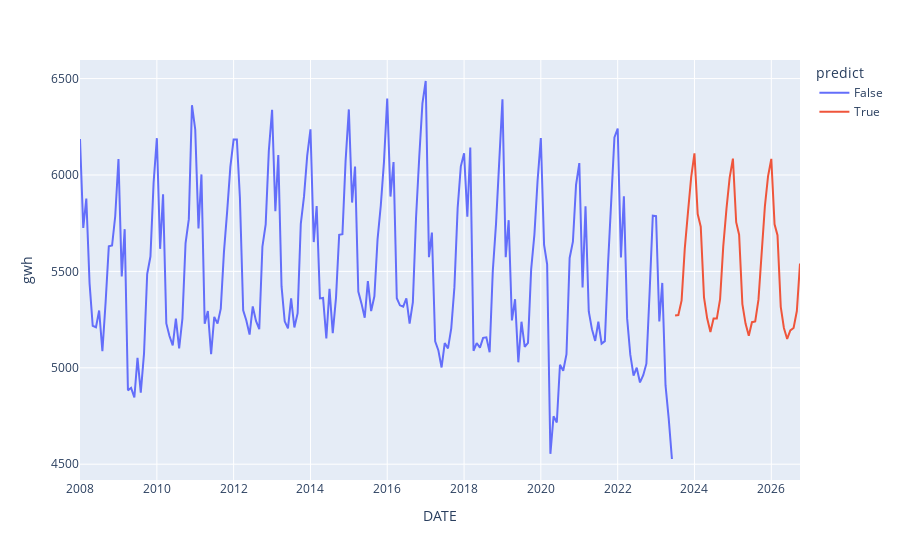
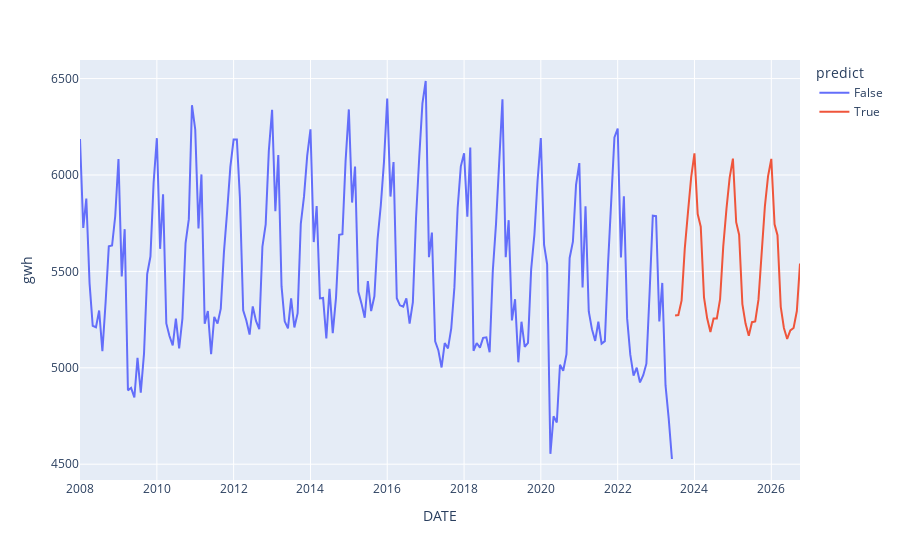

Notebook code cell kept with these figures, in order:
### Code cell
show_plot(dfpred)

### Figure 1 — Plotly figure (JSON) as saved in the notebook; plotly's stock layout.template omitted (floating-point values rounded to 4 significant figures; data arrays with more than 128 entries replaced by an {"elided": "..."} marker saying what was removed)
{"data": [{"hovertemplate": "predict=False<br>DATE=%{x}<br>gwh=%{y}<extra></extra>", "legendgroup": "False", "line": {"color": "#636efa", "dash": "solid"}, "marker": {"symbol": "circle"}, "mode": "lines", "name": "False", "orientation": "v", "showlegend": true, "type": "scatter", "x": {"elided": "186 str values"}, "xaxis": "x", "y": {"elided": "186 float values"}, "yaxis": "y"}, {"hovertemplate": "predict=True<br>DATE=%{x}<br>gwh=%{y}<extra></extra>", "legendgroup": "True", "line": {"color": "#EF553B", "dash": "solid"}, "marker": {"symbol": "circle"}, "mode": "lines", "name": "True", "orientation": "v", "showlegend": true, "type": "scatter", "x": ["2023-07-01T00:00:00", "2023-08-01T00:00:00", "2023-09-01T00:00:00", "2023-10-01T00:00:00", "2023-11-01T00:00:00", "2023-12-01T00:00:00", "2024-01-01T00:00:00", "2024-02-01T00:00:00", "2024-03-01T00:00:00", "2024-04-01T00:00:00", "2024-05-01T00:00:00", "2024-06-01T00:00:00", "2024-07-01T00:00:00", "2024-08-01T00:00:00", "2024-09-01T00:00:00", "2024-10-01T00:00:00", "2024-11-01T00:00:00", "2024-12-01T00:00:00", "2025-01-01T00:00:00", "2025-02-01T00:00:00", "2025-03-01T00:00:00", "2025-04-01T00:00:00", "2025-05-01T00:00:00", "2025-06-01T00:00:00", "2025-07-01T00:00:00", "2025-08-01T00:00:00", "2025-09-01T00:00:00", "2025-10-01T00:00:00", "2025-11-01T00:00:00", "2025-12-01T00:00:00", "2026-01-01T00:00:00", "2026-02-01T00:00:00", "2026-03-01T00:00:00", "2026-04-01T00:00:00", "2026-05-01T00:00:00", "2026-06-01T00:00:00", "2026-07-01T00:00:00", "2026-08-01T00:00:00", "2026-09-01T00:00:00", "2026-10-01T00:00:00"], "xaxis": "x", "y": [5271.0, 5273.0, 5350.0, 5618.0, 5810.0, 5989.0, 6112.0, 5798.0, 5732.0, 5365.0, 5257.0, 5186.0, 5255.0, 5255.0, 5356.0, 5630.0, 5827.0, 5987.0, 6085.0, 5755.0, 5690.0, 5329.0, 5229.0, 5166.0, 5237.0, 5241.0, 5353.0, 5623.0, 5837.0, 5993.0, 6083.0, 5744.0, 5688.0, 5316.0, 5206.0, 5150.0, 5194.0, 5206.0, 5295.0, 5540.0], "yaxis": "y"}], "layout": {"autosize": true, "legend": {"title": {"text": "predict"}, "tracegroupgap": 0}, "margin": {"t": 60}, "xaxis": {"anchor": "y", "autorange": true, "domain": [0, 1], "range": ["2008-01-01", "2026-10-01"], "title": {"text": "DATE"}, "type": "date"}, "yaxis": {"anchor": "x", "autorange": true, "domain": [0, 1], "range": [4418.0, 6596.0], "title": {"text": "gwh"}, "type": "linear"}}}

### Figure 2 — Plotly figure (JSON) as saved in the notebook; plotly's stock layout.template omitted (floating-point values rounded to 4 significant figures; data arrays with more than 128 entries replaced by an {"elided": "..."} marker saying what was removed)
{"data": [{"hovertemplate": "predict=False<br>DATE=%{x}<br>gwh=%{y}<extra></extra>", "legendgroup": "False", "line": {"color": "#636efa", "dash": "solid"}, "marker": {"symbol": "circle"}, "mode": "lines", "name": "False", "orientation": "v", "showlegend": true, "type": "scatter", "x": {"elided": "186 str values"}, "xaxis": "x", "y": {"elided": "186 float values"}, "yaxis": "y"}, {"hovertemplate": "predict=True<br>DATE=%{x}<br>gwh=%{y}<extra></extra>", "legendgroup": "True", "line": {"color": "#EF553B", "dash": "solid"}, "marker": {"symbol": "circle"}, "mode": "lines", "name": "True", "orientation": "v", "showlegend": true, "type": "scatter", "x": ["2023-07-01T00:00:00", "2023-08-01T00:00:00", "2023-09-01T00:00:00", "2023-10-01T00:00:00", "2023-11-01T00:00:00", "2023-12-01T00:00:00", "2024-01-01T00:00:00", "2024-02-01T00:00:00", "2024-03-01T00:00:00", "2024-04-01T00:00:00", "2024-05-01T00:00:00", "2024-06-01T00:00:00", "2024-07-01T00:00:00", "2024-08-01T00:00:00", "2024-09-01T00:00:00", "2024-10-01T00:00:00", "2024-11-01T00:00:00", "2024-12-01T00:00:00", "2025-01-01T00:00:00", "2025-02-01T00:00:00", "2025-03-01T00:00:00", "2025-04-01T00:00:00", "2025-05-01T00:00:00", "2025-06-01T00:00:00", "2025-07-01T00:00:00", "2025-08-01T00:00:00", "2025-09-01T00:00:00", "2025-10-01T00:00:00", "2025-11-01T00:00:00", "2025-12-01T00:00:00", "2026-01-01T00:00:00", "2026-02-01T00:00:00", "2026-03-01T00:00:00", "2026-04-01T00:00:00", "2026-05-01T00:00:00", "2026-06-01T00:00:00", "2026-07-01T00:00:00", "2026-08-01T00:00:00", "2026-09-01T00:00:00", "2026-10-01T00:00:00"], "xaxis": "x", "y": [5271.0, 5273.0, 5350.0, 5618.0, 5810.0, 5989.0, 6112.0, 5798.0, 5732.0, 5365.0, 5257.0, 5186.0, 5255.0, 5255.0, 5356.0, 5630.0, 5827.0, 5987.0, 6085.0, 5755.0, 5690.0, 5329.0, 5229.0, 5166.0, 5237.0, 5241.0, 5353.0, 5623.0, 5837.0, 5993.0, 6083.0, 5744.0, 5688.0, 5316.0, 5206.0, 5150.0, 5194.0, 5206.0, 5295.0, 5540.0], "yaxis": "y"}], "layout": {"autosize": true, "legend": {"title": {"text": "predict"}, "tracegroupgap": 0}, "margin": {"t": 60}, "xaxis": {"anchor": "y", "autorange": true, "domain": [0, 1], "range": ["2008-01-01", "2026-10-01"], "title": {"text": "DATE"}, "type": "date"}, "yaxis": {"anchor": "x", "autorange": true, "domain": [0, 1], "range": [4418.0, 6596.0], "title": {"text": "gwh"}, "type": "linear"}}}
